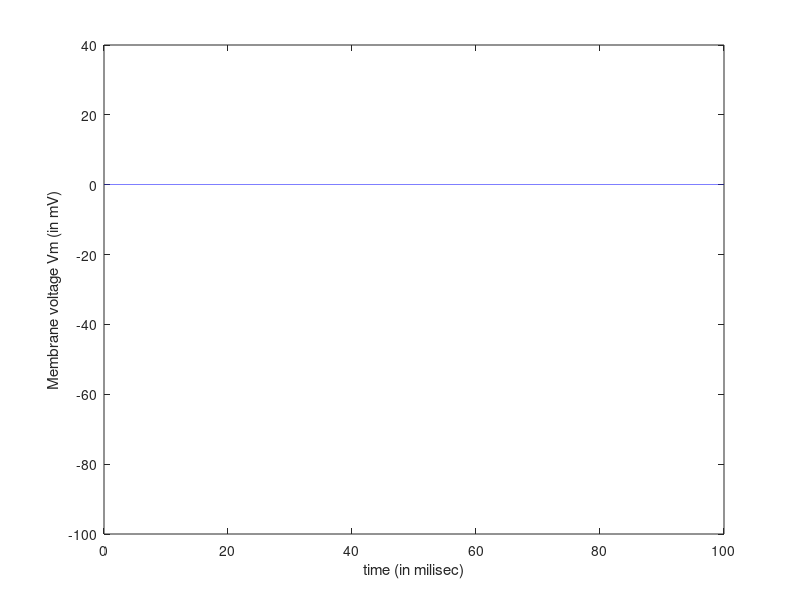

The MATLAB script that drew this image:
%initialize time
d = .001; %step size
t = [0:d:100];
z = length(t);
%constants:
gbarK = 36;
gbarNa = 120;
gbarL = 0.3;
Ek = -12; %mV  Nernst Potential for K
ENa = 115; %mV Nernst Potential for K
EL = 10.6; %mV Leakage Nernst Potential
Vrest = -70; % in miliVolts
Vm = 0; %set membrane potential to resting potential
Cm = 2; %in uF
%gating variables:
am = 0.1*((25-Vm)/(exp((25-Vm)/10) - 1));
Bm = 4*exp(-Vm/18); 
an = .01 * ((10-Vm)/(exp((10-Vm)/10) - 1));
Bn = .125*exp(-Vm/80);
ah = .07*exp(-Vm/20);
Bh = 1/(exp((30-Vm)/10) + 1);
%initialize m,n,h:
m0 = am/(am + Bm);
n0 = an/(an + Bn);
h0 = ah/(ah + Bh);
m=m0;
n=n0;
h=h0;
%define currents
%INa = m^3*gNa*h*(Vm-ENa);%Na current
%IK = n^4*gK*(Vm-Ek); %K current
%IL = gL*(Vm-EL); %Leakage current.  Includes Cl
%Iinj = zeros(1,z); %injected current.  start with all values at 0 Amps
%Iion = Iinj-IK-INa-IL;
%Euler's method:
Vmvec = [Vm zeros(1,z-1)]; %concatonate initial Vm value with a vector of zeros filling the rest.
                            %will plot this vector against time at the end.
    for q = 1:z
        am = 0.1*((25-Vm)/(exp((25-Vm)/10) - 1));
        Bm = 4*exp(-Vm/18); 
        an = .01 * ((10-Vm)/(exp((10-Vm)/10) - 1));
        Bn = .125*exp(-Vm/80);
        ah = .07*exp(-Vm/20);
        Bh = 1/(exp((30-Vm)/10) + 1);
        m = m + d*(am*(1-m)-Bm*m);%Eulers for m.  d is step size
        n = n+ d*(an*(1-n)-Bn*n);%Eulers for n.  d is step size
        h = h+ d*(ah*(1-h)-Bh*h);%Eulers for h.  d is step size
        %update currents
        INa = (m^3)*gbarNa*h*(Vm-ENa);%Na current
        IK = (n^4)*gbarK*(Vm-Ek); %K current
        IL = gbarL*(Vm-EL); %Leakage current.  Includes Cl
        Iinj = 0; %injected current.  start with all values at 0 Amps
        Iion = Iinj-IK-INa-IL;
        %update Vm
        Vm = Vm + d*Iion/Cm;  %Eulers for Vm.  dVm/dt = Iion/Cm
        Vmvec(q) = Vm;
    end
   
plot(t, Vmvec)
axis([0,100,-100,40]);
xlabel('time (in milisec)')
ylabel('Membrane voltage Vm (in mV)')